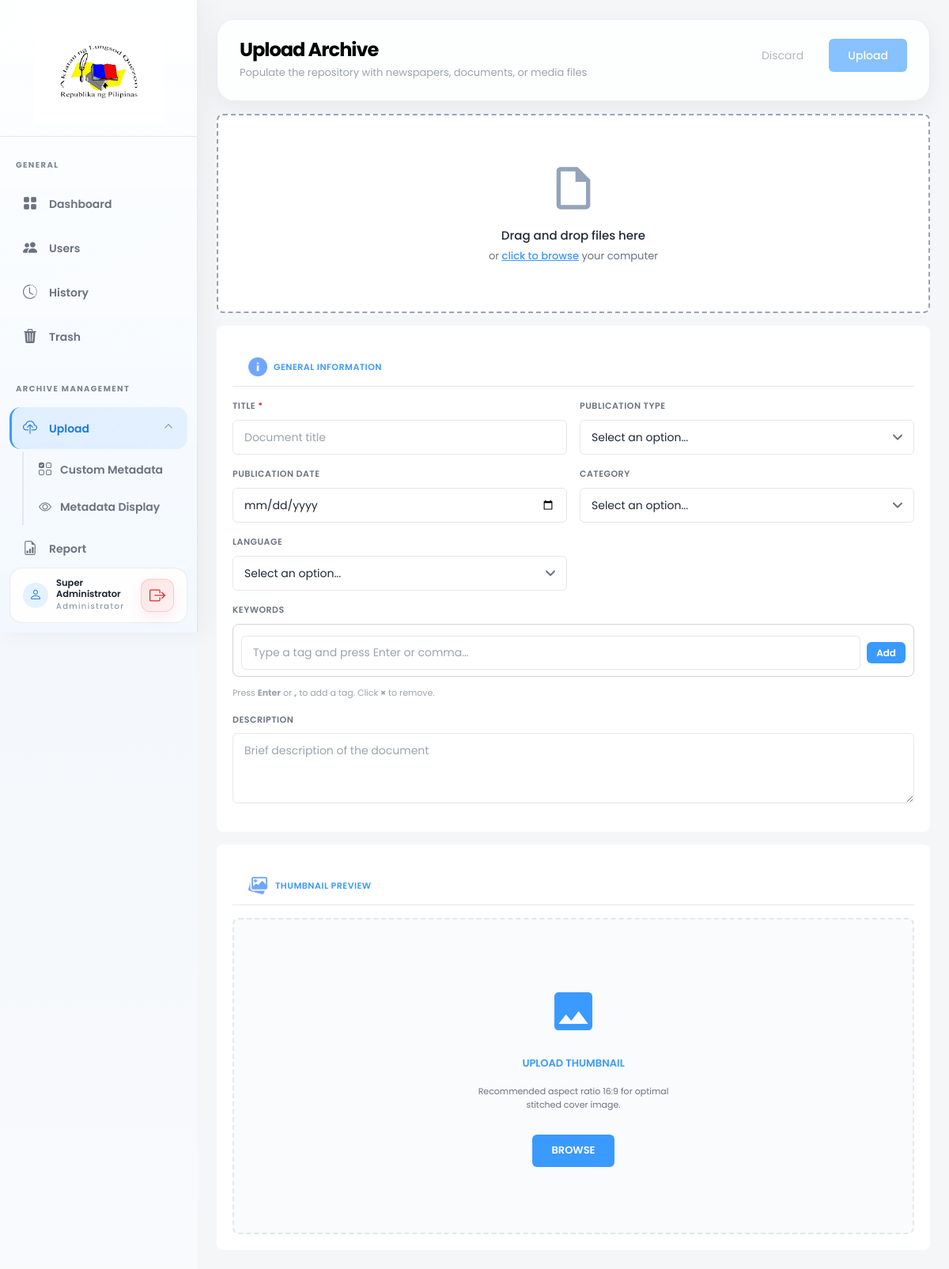
Page /admin_pages/upload.php (signed in) on the committed database.
### tables this page shows
CREATE TABLE IF NOT EXISTS users (
    id INT PRIMARY KEY AUTO_INCREMENT,
    username VARCHAR(50) UNIQUE NOT NULL,
    password VARCHAR(255) NOT NULL,
    full_name VARCHAR(100) NOT NULL,
    email VARCHAR(100) UNIQUE NOT NULL,
    profile_photo VARCHAR(255) DEFAULT NULL,
    role ENUM('super_admin', 'admin') DEFAULT 'admin',
    status ENUM('active', 'inactive') DEFAULT 'active',
    last_login DATETIME DEFAULT NULL,
    deleted_by INT DEFAULT NULL,
    deleted_at DATETIME DEFAULT NULL,
    created_at DATETIME DEFAULT CURRENT_TIMESTAMP,
    updated_at DATETIME DEFAULT CURRENT_TIMESTAMP ON UPDATE CURRENT_TIMESTAMP
);

CREATE TABLE IF NOT EXISTS form_fields (
    id INT PRIMARY KEY AUTO_INCREMENT,
    form_id INT NOT NULL COMMENT 'References form_templates.id',
    field_label VARCHAR(255) NOT NULL COMMENT 'Display label shown to users',
    field_type ENUM('text', 'textarea', 'number', 'date', 'select', 'checkbox', 'radio', 'tags') NOT NULL,
    field_options TEXT DEFAULT NULL COMMENT 'JSON array for select/checkbox/radio options',
    is_required TINYINT(1) DEFAULT 0 COMMENT '1 = required field, 0 = optional',
    display_order INT DEFAULT 0 COMMENT 'Sort order for display on forms',
    help_text TEXT DEFAULT NULL COMMENT 'Optional help text displayed near field',
    created_at DATETIME DEFAULT CURRENT_TIMESTAMP,
    updated_at DATETIME DEFAULT CURRENT_TIMESTAMP ON UPDATE CURRENT_TIMESTAMP,
    FOREIGN KEY (form_id) REFERENCES form_templates(id) ON DELETE CASCADE,
    INDEX idx_form_order (form_id, display_order)
);

### views/upload.php (the view, shortened to what the rows shown need)
<!DOCTYPE html>
<html lang="en">
<head>
    <link href="https://cdn.jsdelivr.net/npm/bootstrap@5.3.2/dist/css/bootstrap.min.css" rel="stylesheet">
    <link href="https://cdn.jsdelivr.net/npm/bootstrap-icons@1.11.1/font/bootstrap-icons.css" rel="stylesheet">
    <link href="<?= APP_URL ?>/assets/css/style.css" rel="stylesheet">
    <link href="<?= APP_URL ?>/assets/css/dark-mode.css" rel="stylesheet">
    <link href="<?= APP_URL ?>/assets/css/admin_pages/upload.css?v=<?= time() ?>" rel="stylesheet">
</head>
<body class="admin-shell <?= getSetting('dark_mode') === '1' ? 'dark-mode' : '' ?>">
    <?php include __DIR__ . '/layouts/sidebar.php'; ?>
    <main class="main-content">
        <div class="page-header">
            <div>
                <h1><?= $editMode ? 'Edit Archive' : 'Upload Archive' ?></h1>
            </div>
        </div>
        <div class="content-grid">
            <div class="form-section">
        <form id="uploadForm" action="<?= route_url('upload') ?>" method="POST" enctype="multipart/form-data">
                    <div class="info-card">
                        <?php if (empty($formFields) && empty($customFields)): ?>
                        <div class="empty-state-container text-center py-5">
                            <div class="empty-state-icon mb-3">
                                <i class="bi bi-inbox" style="font-size: 4rem; color: #6c757d;"></i>
                            </div>
                            <h3 class="empty-state-title">No Metadata Fields Defined</h3>
                            <p class="empty-state-description text-muted">
                                Please customize your metadata structure to start uploading archives.<br>
                                Define fields like Author, Date, and Keywords to keep your library organized.
                            </p>
                    <a href="<?= route_url('form-library') ?>" class="btn btn-primary mt-3">
                                <i class="bi bi-gear"></i> Configure Metadata Fields
                            </a>
                        </div>
                        <?php else: ?>
                        <?php if (!empty($formFields)): ?>
                        <?php
                        $fieldIndex = 0;
                        $totalFields = count($formFields);
                        while ($fieldIndex < $totalFields):
                            $field = $formFields[$fieldIndex];
                            $fieldName = 'field_' . $field['id'];
                            $fieldValue = $customMetadataValues[$field['id']] ?? '';
                            $required = $field['is_required'] ? 'required' : '';
                            $requiredAttr = $field['is_required'] ? 'data-required="true"' : '';
                            $isFullWidth = in_array($field['field_type'], ['textarea', 'checkbox', 'radio', 'tags']);
                            if ($isFullWidth):
                        ?>
                        <div class="form-group-full">
                            <label>
                                <?= strtoupper(htmlspecialchars($field['field_label'])) ?>
                            </label>
                            <?php if ($field['field_type'] === 'textarea'): ?>
                                <textarea class="custom-field"
                                          id="<?= $fieldName ?>"
                                          name="<?= $fieldName ?>"
                                          rows="3" placeholder="<?= htmlspecialchars($field['help_text'] ?? '') ?>"
                                          <?= $required ?>
                                          <?= $requiredAttr ?>><?= htmlspecialchars($fieldValue) ?></textarea>
                            <?php elseif ($field['field_type'] === 'tags'): ?>
                                <div class="tags-field-wrapper">
                                    <div class="tags-input-row">
                                        <input type="text"
                                               id="<?= $fieldName ?>_input"
                                               class="tags-text-input"
                                               placeholder="Type a tag and press Enter or comma…"
                                               onkeydown="handleTagKeydown(event,'<?= $fieldName ?>')"
                                               onclick="event.stopPropagation()"
                                               autocomplete="off">
                                        <button type="button" class="tags-add-btn" onclick="event.stopPropagation();addTagFromInput('<?= $fieldName ?>')">Add</button>
                                    </div>
                                </div>
                                <div class="tags-hint">Press <strong>Enter</strong> or <strong>,</strong> to add a tag. Click <strong>×</strong> to remove.</div>
                            <?php endif; ?>
                        </div>
                        <?php
                                $fieldIndex++;
                            else:
                                $nextField = null;
                                $nextFieldName = '';
                                $nextFieldValue = '';
                                $nextRequired = '';
                                $nextRequiredAttr = '';
                                if ($fieldIndex + 1 < $totalFields) {
                                    $nextField = $formFields[$fieldIndex + 1];
                                    if (!in_array($nextField['field_type'], ['textarea', 'checkbox', 'radio', 'tags'])) {
                                        $nextFieldName = 'field_' . $nextField['id'];
                                        $nextFieldValue = $customMetadataValues[$nextField['id']] ?? '';
                                        $nextRequired = $nextField['is_required'] ? 'required' : '';
                                        $nextRequiredAttr = $nextField['is_required'] ? 'data-required="true"' : '';
                                    } else {
                                        $nextField = null;
                                    }
                                }
                        ?>
                        <div class="form-row-2col">
                            <div class="form-group">
                                <label>
                                    <?= strtoupper(htmlspecialchars($field['field_label'])) ?>
                                    <?php if ($field['is_required']): ?>
                                        <span class="text-danger">*</span>
                                    <?php endif; ?>
                                </label>
                                <?php if ($field['field_type'] === 'text'): ?>
                                    <input type="text"
                                           class="custom-field"
                                           id="<?= $fieldName ?>"
                                           name="<?= $fieldName ?>"
                                           value="<?= htmlspecialchars($fieldValue) ?>"
                                           placeholder="<?= htmlspecialchars($field['help_text'] ?? '') ?>"
                                           <?= $required ?>
                                           <?= $requiredAttr ?>>
                                <?php elseif ($field['field_type'] === 'date'): ?>
                                    <input type="date"
                                           class="custom-field"
                                           id="<?= $fieldName ?>"
                                           name="<?= $fieldName ?>"
                                           value="<?= htmlspecialchars($fieldValue) ?>"
                                           <?= $required ?>
                                           <?= $requiredAttr ?>>
                                <?php elseif ($field['field_type'] === 'select'):
                                ?>
                                    <select class="custom-field"
                                            id="<?= $fieldName ?>"
                                            name="<?= $fieldName ?>"
                                            <?= $required ?>
                                            <?= $requiredAttr ?>>
                                        <option value="">Select an option...</option>
                                    </select>
                                <?php endif; ?>
                            </div>
                            <?php if ($nextField): ?>
                            <div class="form-group">
                                <label>
                                    <?= strtoupper(htmlspecialchars($nextField['field_label'])) ?>
                                </label>
                                <?php if ($nextField['field_type'] === 'text'): ?>
                                    <input type="text"
                                           class="custom-field"
                                           id="<?= $nextFieldName ?>"
                                           name="<?= $nextFieldName ?>"
                                           value="<?= htmlspecialchars($nextFieldValue) ?>"
                                           placeholder="<?= htmlspecialchars($nextField['help_text'] ?? '') ?>"
                                           <?= $nextRequired ?>
                                           <?= $nextRequiredAttr ?>>
                                <?php elseif ($nextField['field_type'] === 'select'):
                                ?>
                                    <select class="custom-field"
                                            id="<?= $nextFieldName ?>"
                                            name="<?= $nextFieldName ?>"
                                            <?= $nextRequired ?>
                                            <?= $nextRequiredAttr ?>>
                                        <option value="">Select an option...</option>
                                    </select>
                                <?php endif; ?>
                            </div>
                            <?php
                                $fieldIndex += 2;
                            else:
                                $fieldIndex++;
                            ?>
                            <div class="form-group"></div>
                            <?php endif; ?>
                        </div>
                        <?php
                            endif;
                        endwhile;
                        ?>
                        <?php endif; ?>
                        <?php endif; ?>
                    </div>
                </form>
            </div>
        </div>
    </main>
</body>
</html>

### views/layouts/sidebar.php (shortened to what the rows shown need)
<aside class="sidebar" id="sidebar">
    <div class="sidebar-footer">
        <div class="sidebar-user-info">
            <span class="sidebar-user-name"><?= htmlspecialchars($currentUser['full_name'] ?? 'User') ?></span>
            <span class="sidebar-user-role">Administrator</span>
        </div>
    </div>
</aside>

### rows in the picture
users: full_name "Super Administrator"
form_fields: field_label "TITLE"
form_fields: field_label "PUBLICATION TYPE"
form_fields: field_label "PUBLICATION DATE"
form_fields: field_label "CATEGORY"
form_fields: field_label "LANGUAGE"
form_fields: field_label "KEYWORDS"
form_fields: field_label "DESCRIPTION", id+help_text+is_required "Brief description of the document"
